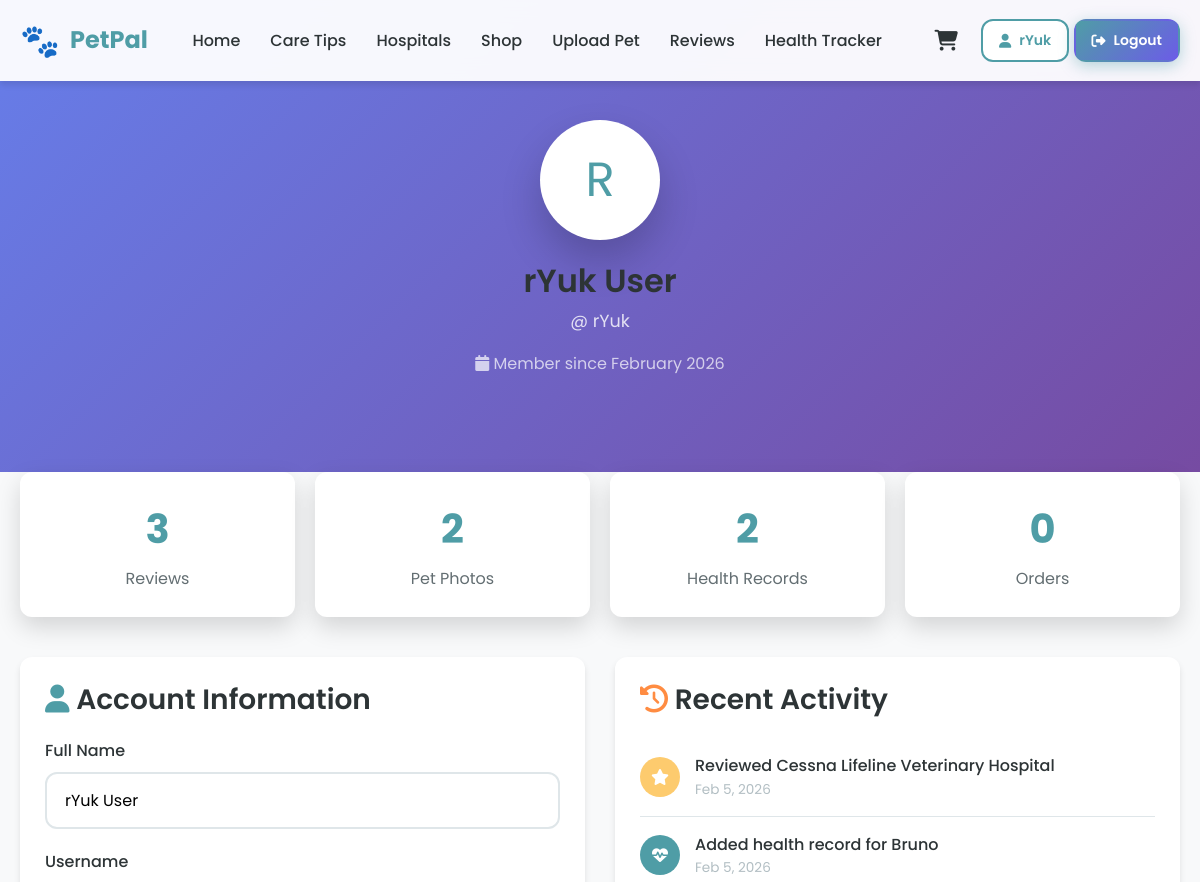
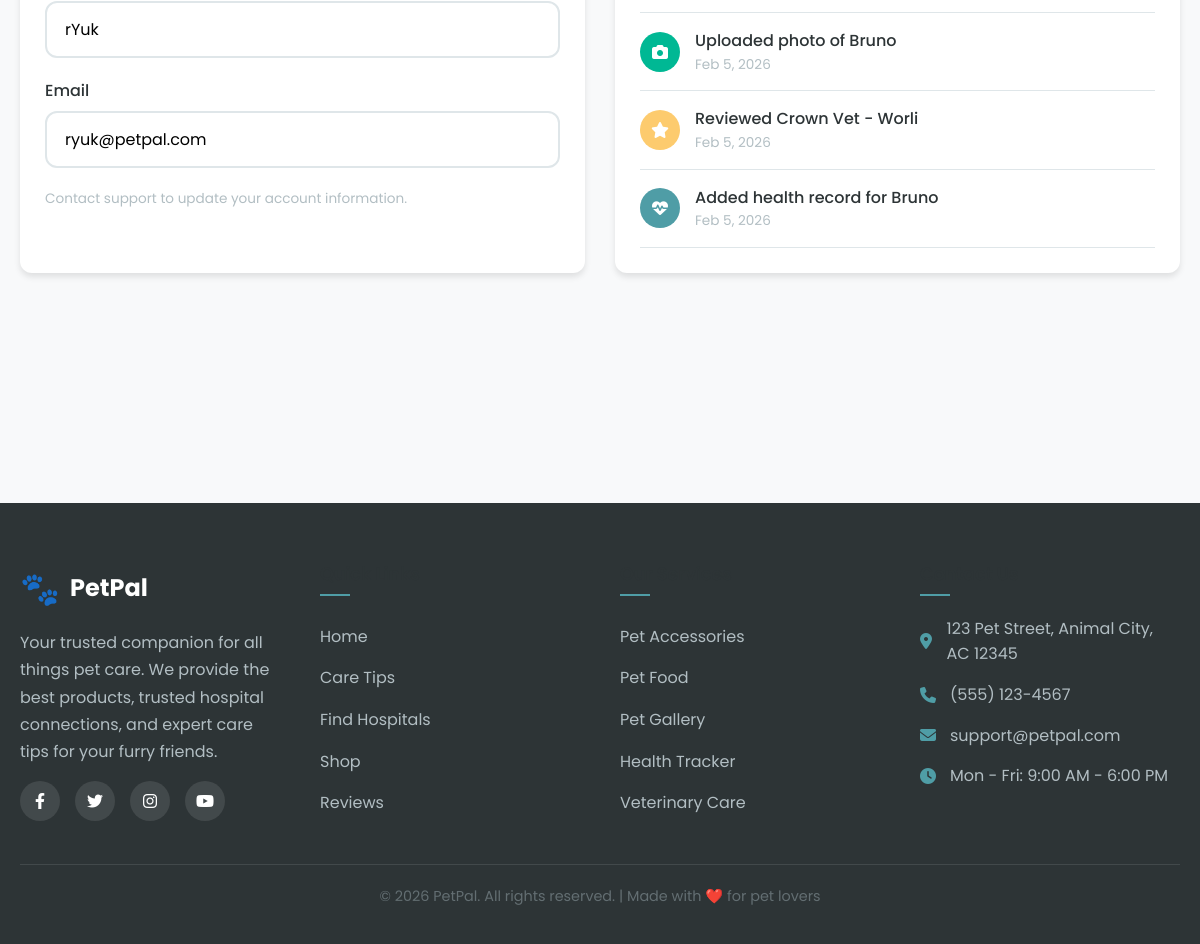
The page /pages/profile.php (signed in) on the database its author committed (2 pictures, top to bottom).
### tables this page shows
CREATE TABLE users (
    id INT AUTO_INCREMENT PRIMARY KEY,
    username VARCHAR(50) NOT NULL UNIQUE,
    email VARCHAR(100) NOT NULL UNIQUE,
    password VARCHAR(255) NOT NULL,
    full_name VARCHAR(100),
    created_at TIMESTAMP DEFAULT CURRENT_TIMESTAMP
);

### config/config.php (called while the page is built, shortened)
<?php
function getDBConnection()
{
    static $conn = null;
    if ($conn === null) {
        try {
            $dsn = "mysql:host=" . DB_HOST . ";port=" . DB_PORT . ";dbname=" . DB_NAME . ";charset=utf8mb4";
            $conn = new PDO(
                $dsn,
                DB_USER,
                DB_PASS,
                [
                    PDO::ATTR_ERRMODE => PDO::ERRMODE_EXCEPTION,
                    PDO::ATTR_DEFAULT_FETCH_MODE => PDO::FETCH_ASSOC,
                    PDO::ATTR_EMULATE_PREPARES => false
                ]
            );
        } catch (PDOException $e) {
            $host = defined('DB_HOST') ? DB_HOST : 'undefined';
            $user = defined('DB_USER') ? DB_USER : 'undefined';
            die("Database connection failed: " . $e->getMessage() . " (Host: $host, User: $user)");
        }
    }
    return $conn;
}
function isLoggedIn()
{
    return isset($_SESSION['user_id']) && !empty($_SESSION['user_id']);
}
function getCurrentUser()
{
    $conn = getDBConnection();
    $stmt = $conn->prepare("SELECT id, username, email, full_name, created_at FROM users WHERE id = ?");
    $stmt->execute([$_SESSION['user_id']]);
    return $stmt->fetch();
}
function h($string)
{
    return htmlspecialchars($string ?? '', ENT_QUOTES, 'UTF-8');
}

### pages/profile.php (the view, shortened to what this page needs)
<?php
require_once '../config/config.php';
$conn = getDBConnection();
$userId = $_SESSION['user_id'];
$stats = [
    'reviews' => 0,
    'photos' => 0,
    'health_records' => 0,
    'orders' => 0
];
$stmt = $conn->prepare("SELECT COUNT(*) as count FROM reviews WHERE user_id = ?");
$stmt->execute([$userId]);
$stats['reviews'] = $stmt->fetch()['count'];
$stmt = $conn->prepare("SELECT COUNT(*) as count FROM pet_photos WHERE user_id = ?");
$stmt->execute([$userId]);
$stats['photos'] = $stmt->fetch()['count'];
$stmt = $conn->prepare("SELECT COUNT(*) as count FROM health_records WHERE user_id = ?");
$stmt->execute([$userId]);
$stats['health_records'] = $stmt->fetch()['count'];
$stmt = $conn->prepare("
    (SELECT 'review' as type, created_at, CONCAT('Reviewed ', (SELECT name FROM hospitals WHERE id = hospital_id)) as description
     FROM reviews WHERE user_id = ? ORDER BY created_at DESC LIMIT 3)
    UNION ALL
    (SELECT 'photo' as type, created_at, CONCAT('Uploaded photo of ', pet_name) as description
     FROM pet_photos WHERE user_id = ? ORDER BY created_at DESC LIMIT 3)
    UNION ALL
    (SELECT 'health' as type, created_at, CONCAT('Added health record for ', pet_name) as description
     FROM health_records WHERE user_id = ? ORDER BY created_at DESC LIMIT 3)
    ORDER BY created_at DESC
    LIMIT 5
");
$stmt->execute([$userId, $userId, $userId]);
$activities = $stmt->fetchAll();
?>
<!DOCTYPE html>
<html lang="en">
<head>
    <?php include '../includes/head.php'; ?>
</head>
<body>
    <?php include '../includes/navbar.php'; ?>
    <header class="profile-header">
        <div class="container">
            <div class="profile-avatar">
                <?php echo strtoupper(substr($user['username'], 0, 1)); ?>
            </div>
            <h1 class="profile-name">
                <?php echo h($user['full_name']); ?>
            </h1>
            <p class="profile-username">@
                <?php echo h($user['username']); ?>
            </p>
            <p style="color: rgba(255,255,255,0.7); margin-top: 10px;">
                <i class="fas fa-calendar"></i>
                Member since
                <?php echo date('F Y', strtotime($user['created_at'])); ?>
            </p>
        </div>
    </header>
    <main class="main-content">
        <div class="container">
            <div class="stats-grid">
                <div class="stat-card">
                    <div class="stat-value">
                        <?php echo $stats['reviews']; ?>
                    </div>
                    <div class="stat-label">Reviews</div>
                </div>
                <div class="stat-card">
                    <div class="stat-value">
                        <?php echo $stats['photos']; ?>
                    </div>
                    <div class="stat-label">Pet Photos</div>
                </div>
                <div class="stat-card">
                    <div class="stat-value">
                        <?php echo $stats['health_records']; ?>
                    </div>
                    <div class="stat-label">Health Records</div>
                </div>
                <div class="stat-card">
                    <div class="stat-value">
                        <?php echo $stats['orders']; ?>
                    </div>
                    <div class="stat-label">Orders</div>
                </div>
            </div>
            <div style="display: grid; grid-template-columns: 1fr 1fr; gap: 30px;">
                <div class="card" style="padding: 25px;">
                    <h3 style="margin-bottom: 20px;">
                        <i class="fas fa-user" style="color: var(--primary);"></i>
                        Account Information
                    </h3>
                    <div class="form-group">
                        <label class="form-label">Full Name</label>
                        <input type="text" class="form-control" value="<?php echo h($user['full_name']); ?>" readonly>
                    </div>
                    <div class="form-group">
                        <label class="form-label">Username</label>
                        <input type="text" class="form-control" value="<?php echo h($user['username']); ?>" readonly>
                    </div>
                    <div class="form-group">
                        <label class="form-label">Email</label>
                        <input type="email" class="form-control" value="<?php echo h($user['email']); ?>" readonly>
                    </div>
                    <p class="form-hint">Contact support to update your account information.</p>
                </div>
                <div class="card" style="padding: 25px;">
                    <h3 style="margin-bottom: 20px;">
                        <i class="fas fa-history" style="color: var(--secondary);"></i>
                        Recent Activity
                    </h3>
                    <?php if (empty($activities)): ?>
                        <div class="empty-state" style="padding: 30px 0;">
                            <p style="color: var(--gray);">No recent activity</p>
                        </div>
                    <?php else: ?>
                        <?php foreach ($activities as $activity): ?>
                            <div class="activity-item">
                                <div class="activity-icon <?php echo $activity['type']; ?>">
                                    <i class="fas fa-<?php
                                    echo $activity['type'] === 'review' ? 'star' :
                                        ($activity['type'] === 'photo' ? 'camera' : 'heartbeat');
                                    ?>"></i>
                                </div>
                                <div>
                                    <div style="font-weight: 500;">
                                        <?php echo h($activity['description']); ?>
                                    </div>
                                    <div style="font-size: 0.85rem; color: var(--gray);">
                                        <?php echo date('M j, Y', strtotime($activity['created_at'])); ?>
                                    </div>
                                </div>
                            </div>
                        <?php endforeach; ?>
                    <?php endif; ?>
                </div>
            </div>
        </div>
    </main>
    <?php include '../includes/footer.php'; ?>
</body>
</html>

### includes/navbar.php (shortened to what this page needs)
<?php
$currentPage = basename($_SERVER['PHP_SELF'], '.php');
?>
<nav class="navbar" id="navbar">
    <div class="container">
        <a href="<?php echo SITE_URL; ?>" class="navbar-brand">
            <span class="logo-icon">🐾</span>
            <span>
                <?php echo SITE_NAME; ?>
            </span>
        </a>
        <ul class="nav-menu" id="navMenu">
            <li>
                <a href="<?php echo SITE_URL; ?>"
                    class="nav-link <?php echo $currentPage === 'index' ? 'active' : ''; ?>">
                    Home
                </a>
            </li>
            <li>
                <a href="<?php echo SITE_URL; ?>/pages/care-tips.php"
                    class="nav-link <?php echo $currentPage === 'care-tips' ? 'active' : ''; ?>">
                    Care Tips
                </a>
            </li>
            <li>
                <a href="<?php echo SITE_URL; ?>/pages/hospitals.php"
                    class="nav-link <?php echo $currentPage === 'hospitals' ? 'active' : ''; ?>">
                    Hospitals
                </a>
            </li>
            <li>
                <a href="<?php echo SITE_URL; ?>/pages/shop.php"
                    class="nav-link <?php echo $currentPage === 'shop' ? 'active' : ''; ?>">
                    Shop
                </a>
            </li>
            <li>
                <a href="<?php echo SITE_URL; ?>/pages/upload-pet.php"
                    class="nav-link <?php echo $currentPage === 'upload-pet' ? 'active' : ''; ?>">
                    Upload Pet
                </a>
            </li>
            <li>
                <a href="<?php echo SITE_URL; ?>/pages/reviews.php"
                    class="nav-link <?php echo $currentPage === 'reviews' ? 'active' : ''; ?>">
                    Reviews
                </a>
            </li>
            <li>
                <a href="<?php echo SITE_URL; ?>/pages/health-tracker.php"
                    class="nav-link <?php echo $currentPage === 'health-tracker' ? 'active' : ''; ?>">
                    Health Tracker
                </a>
            </li>
        </ul>
        <div class="nav-actions">
            <a href="<?php echo SITE_URL; ?>/pages/cart.php" class="cart-icon" title="Shopping Cart">
                <i class="fas fa-shopping-cart"></i>
            </a>
            <?php if (isLoggedIn()): ?>
                <?php $user = getCurrentUser(); ?>
                <div class="user-dropdown">
                    <a href="<?php echo SITE_URL; ?>/pages/profile.php" class="btn btn-sm btn-secondary">
                        <i class="fas fa-user"></i>
                        <?php echo h($user['username']); ?>
                    </a>
                    <a href="<?php echo SITE_URL; ?>/pages/logout.php" class="btn btn-sm btn-primary">
                        <i class="fas fa-sign-out-alt"></i>
                        Logout
                    </a>
                </div>
            <?php endif; ?>
        </div>
    </div>
</nav>

### assets/css/style.css (style rules this page uses)
:root { --primary: #4F9DA6; --primary-dark: #3D7A82; --primary-light: #7FBFC7; --secondary: #FF8C42; --secondary-dark: #E57A35; --secondary-light: #FFA76C; --accent: #6C5CE7; --accent-light: #A29BFE; --dark: #2D3436; --gray-dark: #636E72; --gray: #B2BEC3; --gray-light: #DFE6E9; --light: #F8F9FA; --white: #FFFFFF; --success: #00B894; --warning: #FDCB6E; --danger: #E74C3C; --gradient-primary: linear-gradient(135deg, #4F9DA6 0%, #6C5CE7 100%); --gradient-secondary: linear-gradient(135deg, #FF8C42 0%, #E74C3C 100%); --gradient-hero: linear-gradient(135deg, #667eea 0%, #764ba2 100%); --shadow-sm: 0 2px 4px rgba(0, 0, 0, 0.05); --shadow: 0 4px 6px rgba(0, 0, 0, 0.1); --shadow-lg: 0 10px 25px rgba(0, 0, 0, 0.15); --shadow-xl: 0 20px 40px rgba(0, 0, 0, 0.2); --radius-sm: 8px; --radius: 12px; --radius-lg: 20px; --radius-xl: 30px; --transition: all 0.3s ease; --transition-fast: all 0.15s ease; --font-primary: 'Poppins', sans-serif; }
*, *::before, *::after { margin: 0; padding: 0; box-sizing: border-box; }
html { scroll-behavior: smooth; font-size: 16px; }
body { font-family: var(--font-primary); background-color: var(--light); color: var(--dark); line-height: 1.6; min-height: 100vh; display: flex; flex-direction: column; overflow-x: hidden; }
a { text-decoration: none; color: inherit; transition: var(--transition); }
ul, ol { list-style: none; }
input, textarea, select { font-family: inherit; outline: none; }
h1, h2, h3, h4, h5, h6 { font-weight: 600; line-height: 1.3; color: var(--dark); }
h1 { font-size: clamp(2rem, 5vw, 3.5rem); }
h3 { font-size: clamp(1.25rem, 3vw, 1.75rem); }
p { margin-bottom: 1rem; color: var(--gray-dark); }
.container { width: 100%; max-width: 1200px; margin: 0 auto; padding: 0 20px; }
.main-content { flex: 1; padding: 40px 0; }
.navbar { position: fixed; top: 0; left: 0; right: 0; z-index: 1000; background: rgba(255, 255, 255, 0.95); backdrop-filter: blur(10px); box-shadow: var(--shadow); transition: var(--transition); }
.navbar .container { display: flex; justify-content: space-between; align-items: center; padding: 15px 20px; }
.navbar-brand { display: flex; align-items: center; gap: 10px; font-size: 1.5rem; font-weight: 700; color: var(--primary); }
.navbar-brand .logo-icon { font-size: 2rem; }
.nav-menu { display: flex; align-items: center; gap: 30px; }
.nav-link { font-weight: 500; color: var(--dark); position: relative; padding: 5px 0; }
.nav-link::after { content: ''; position: absolute; bottom: 0; left: 0; width: 0; height: 2px; background: var(--primary); transition: var(--transition); }
.nav-actions { display: flex; align-items: center; gap: 15px; }
.cart-icon { position: relative; font-size: 1.3rem; color: var(--dark); padding: 8px; border-radius: 50%; transition: var(--transition); }
.btn { display: inline-flex; align-items: center; justify-content: center; gap: 8px; padding: 12px 28px; font-size: 1rem; font-weight: 600; border-radius: var(--radius); transition: var(--transition); cursor: pointer; border: 2px solid transparent; }
.btn-primary { background: var(--gradient-primary); color: var(--white); box-shadow: 0 4px 15px rgba(79, 157, 166, 0.4); }
.btn-secondary { background: var(--white); color: var(--primary); border-color: var(--primary); }
.btn-sm { padding: 8px 16px; font-size: 0.875rem; }
.card { background: var(--white); border-radius: var(--radius); box-shadow: var(--shadow); overflow: hidden; transition: var(--transition); }
.form-group { margin-bottom: 20px; }
.form-label { display: block; margin-bottom: 8px; font-weight: 500; color: var(--dark); }
.form-control { width: 100%; padding: 14px 18px; font-size: 1rem; border: 2px solid var(--gray-light); border-radius: var(--radius); background: var(--white); transition: var(--transition); }
.form-control::placeholder { color: var(--gray); }
.form-hint { font-size: 0.85rem; color: var(--gray); margin-top: 5px; }

### rows shown on the page
users: username "rYuk", username "R", full_name "rYuk User", created_at "February 2026", email "ryuk@petpal.com"

### other values the page prints
SITE_NAME "PetPal"
$stats['reviews'] "3"
$stats['photos'] "2"
$stats['health_records'] "2"
$stats['orders'] "0"
$activity['description'] "Reviewed Cessna Lifeline Veterinary Hospital"
date('M j, Y', strtotime($activity['created_at'])) "Feb 5, 2026"
$activity['description'] "Added health record for Bruno"
$activity['description'] "Uploaded photo of Bruno"
$activity['description'] "Reviewed Crown Vet - Worli"
